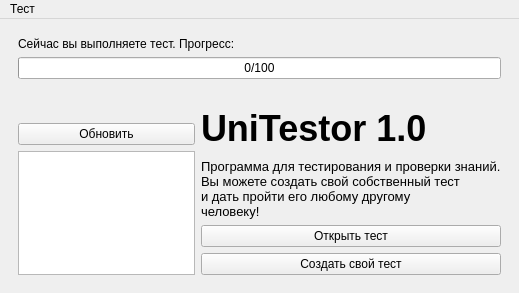
<?xml version="1.0" encoding="UTF-8"?>
<ui version="4.0">
 <class>TheWindow</class>
 <widget class="QMainWindow" name="TheWindow">
  <property name="geometry">
   <rect>
    <x>0</x>
    <y>0</y>
    <width>519</width>
    <height>293</height>
   </rect>
  </property>
  <property name="acceptDrops">
   <bool>true</bool>
  </property>
  <widget class="QWidget" name="centralwidget">
   <layout class="QVBoxLayout" name="verticalLayout">
    <item>
     <widget class="QWidget" name="intestScreen" native="true">
      <layout class="QVBoxLayout" name="_3">
       <item>
        <widget class="QLabel" name="tip_1">
         <property name="toolTip">
          <string>Это означает что в другом окне выполняется тест</string>
         </property>
         <property name="text">
          <string>Сейчас вы выполняете тест. Прогресс:</string>
         </property>
        </widget>
       </item>
       <item>
        <widget class="QProgressBar" name="testProgress">
         <property name="toolTip">
          <string>Прогресс выполнения теста</string>
         </property>
         <property name="value">
          <number>0</number>
         </property>
         <property name="format">
          <string>%v/%m</string>
         </property>
        </widget>
       </item>
      </layout>
     </widget>
    </item>
    <item>
     <widget class="QWidget" name="mainScreen" native="true">
      <layout class="QHBoxLayout" name="_4">
       <item>
        <layout class="QVBoxLayout" name="_2">
         <item>
          <widget class="QLabel" name="searchStatus">
           <property name="toolTip">
            <string>Выполняется поиск тестов на вашем компьютере...</string>
           </property>
          </widget>
         </item>
         <item>
          <widget class="QPushButton" name="butt_research">
           <property name="toolTip">
            <string>Эта кнопка будет искать
тесты на вашем компьютере</string>
           </property>
           <property name="text">
            <string>Обновить</string>
           </property>
          </widget>
         </item>
         <item>
          <widget class="QListWidget" name="listTests">
           <property name="toolTip">
            <string>Здесь отображены тесты, найденные на компьютере</string>
           </property>
          </widget>
         </item>
        </layout>
       </item>
       <item>
        <layout class="QVBoxLayout" name="l_1">
         <item>
          <widget class="QLabel" name="LOGO">
           <property name="font">
            <font>
             <pointsize>27</pointsize>
             <weight>75</weight>
             <bold>true</bold>
            </font>
           </property>
           <property name="toolTip">
            <string>Название и версия программы</string>
           </property>
           <property name="text">
            <string>UniTestor 1.0</string>
           </property>
          </widget>
         </item>
         <item>
          <widget class="QLabel" name="LOGO2">
           <property name="font">
            <font>
             <pointsize>10</pointsize>
            </font>
           </property>
           <property name="text">
            <string>Программа для тестирования и проверки знаний.
Вы можете создать свой собственный тест
и дать пройти его любому другому
человеку!</string>
           </property>
          </widget>
         </item>
         <item>
          <widget class="QPushButton" name="butt_open">
           <property name="toolTip">
            <string>Открывает окно с выбором теста из файловой системы</string>
           </property>
           <property name="text">
            <string>Открыть тест</string>
           </property>
          </widget>
         </item>
         <item>
          <widget class="QPushButton" name="butt_create">
           <property name="toolTip">
            <string>Открывает меню создания теста</string>
           </property>
           <property name="text">
            <string>Создать свой тест</string>
           </property>
          </widget>
         </item>
        </layout>
       </item>
      </layout>
     </widget>
    </item>
   </layout>
  </widget>
  <widget class="QMenuBar" name="menubar">
   <property name="geometry">
    <rect>
     <x>0</x>
     <y>0</y>
     <width>519</width>
     <height>20</height>
    </rect>
   </property>
   <widget class="QMenu" name="menu">
    <property name="title">
     <string>Тест</string>
    </property>
    <addaction name="test_open"/>
    <addaction name="test_create"/>
    <addaction name="result_open"/>
   </widget>
   <addaction name="menu"/>
  </widget>
  <action name="test_open">
   <property name="text">
    <string>Открыть</string>
   </property>
   <property name="toolTip">
    <string>Открывает выбранный вами тест с диска</string>
   </property>
   <property name="shortcut">
    <string>Ctrl+O</string>
   </property>
   <property name="shortcutContext">
    <enum>Qt::ApplicationShortcut</enum>
   </property>
  </action>
  <action name="test_create">
   <property name="text">
    <string>Создать</string>
   </property>
   <property name="toolTip">
    <string>Открывает интерфейс создания теста</string>
   </property>
   <property name="shortcut">
    <string>Ctrl+N</string>
   </property>
   <property name="shortcutContext">
    <enum>Qt::ApplicationShortcut</enum>
   </property>
  </action>
  <action name="result_open">
   <property name="text">
    <string>Открыть отчет</string>
   </property>
   <property name="toolTip">
    <string>Считывает данные отчета и выводит на экран</string>
   </property>
   <property name="shortcut">
    <string>Ctrl+Shift+O</string>
   </property>
  </action>
 </widget>
 <resources/>
 <connections/>
</ui>
